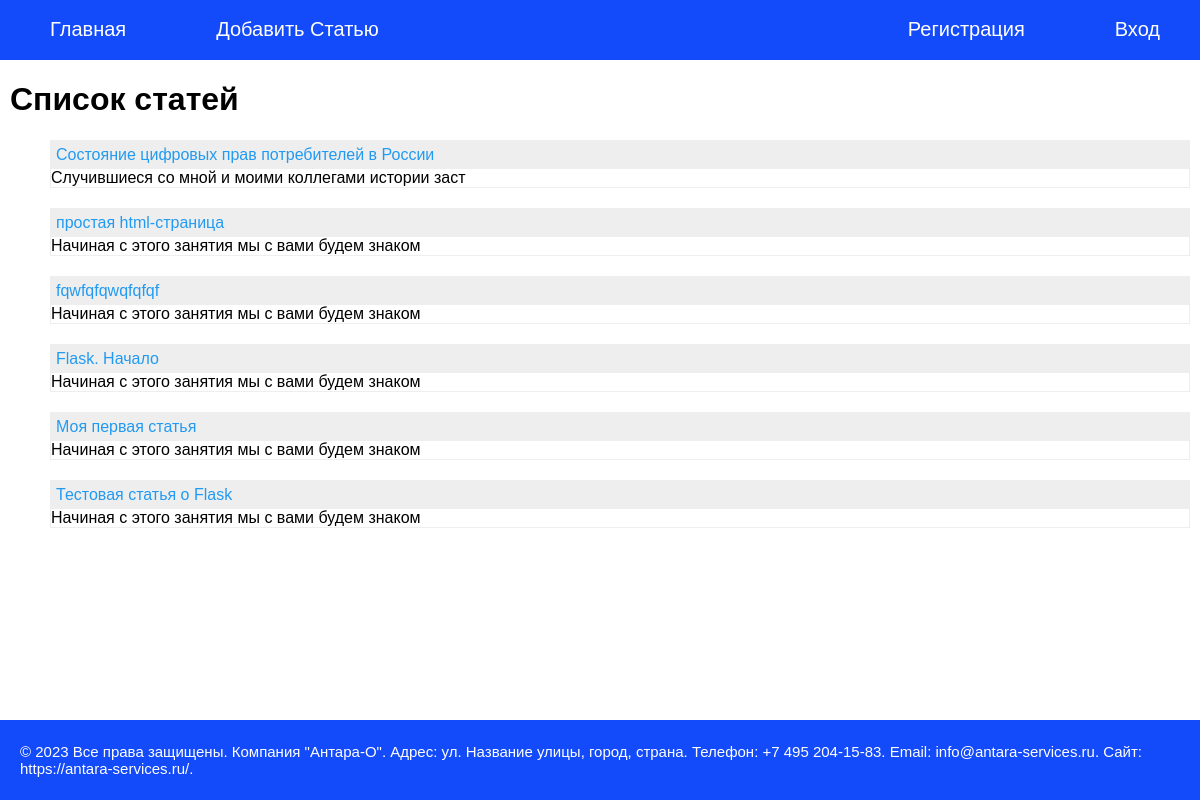
The page / on the database its author committed.
### tables this page shows
CREATE TABLE mainmenu(
id integer PRIMARY KEY AUTOINCREMENT,
title text NOT NULL,
url text NOT NULL
);

CREATE TABLE posts (
id integer PRIMARY KEY AUTOINCREMENT,
title text NOT NULL,
text text NOT NULL,
url text NOT NULL,
date text NOT NULL
);

### app.py (the view)
@app.route("/")
def index():
    return render_template(
        "index.html", title="Список статей",
        menu=g.database.get_menu([1, 2]),
        login=g.database.get_menu([3, 4]),
        logout=g.database.get_menu([5, 6]),
        posts=g.database.get_all_post()
    )

### DatabaseMainMenu.py (called while the page is built)
    def get_menu(self, index_list: List[int]) -> List:
        try:
            get_page_title_data = f"""SELECT * FROM mainmenu WHERE id BETWEEN {index_list[0]} AND {index_list[1]}"""
            self.__cur.execute(get_page_title_data)
            res = self.__cur.fetchall()
            if res:
                return res
        except sqlite3.Error as e:
            print(f"Ошибки чтения из БД: {e}")
        return []

    def get_all_post(self):
        try:
            receive_request_all_posts = "SELECT title, text, url FROM POSTS"
            self.__cur.execute(receive_request_all_posts)
            result = self.__cur.fetchall()
            if result:
                return result
        except sqlite3.Error as e:
            print(f"Ошибки получения всех статей: {e}")
        return []

### app.py (called while the page is built)
def connect_db():
    conn = sq.connect(app.config["DATABASE"])
    conn.row_factory = sq.Row
    return conn

def get_db():
    if not hasattr(g, "link_db"):
        g.link_db = connect_db()
    return g.link_db

@app.before_request
def accessing_the_database():
    g.db = get_db()
    g.database = FDatabase(g.db)

### templates/index.html (shortened to what this page needs)
<!DOCTYPE html>
<html>
<head>
<link type="text/css" href="{{ url_for('static', filename='css/styles.css') }}" rel="stylesheet" />
</head>
<body>
{% block content -%}
	{%- block mainmenu -%}
<ul class="mainmenu">
	{% for m in menu -%}
<li><a href="{{m.url}}">{{m.title}}</a></li>
	{% endfor -%}
	{% if not current_user.is_authenticated %}
	{% for n in login -%}
<li class="log"><a href="{{n.url}}">{{n.title}}</a></li>
	{% endfor -%}
	{% else %}
	{% for l in logout -%}
<li class="log"><a href="{{l.url}}">{{l.title}}</a></li>
	{% endfor -%}
	{% endif -%}
</ul>
	{% endblock mainmenu -%}
<div class="content">
	{% if title -%}
<h1>{{title}}</h1>
	{% else %}
<h1>Про Flask</h1>
	{% endif -%}
	<ul class="list-posts">
		{% for p in posts %}
		<li>
			<p class="title"><a href="{{ url_for('show_post',  alias=p['url'])}}">{{p["title"]}}</a></p>
			<p class="announce">{{p["text"][:50] | striptags}}</p>
		</li>
		{% endfor %}
	</ul>
{% endblock -%}
</div>
</body>
<div class="footer">
	<span class="text_for_footer">© 2023 Все права защищены. Компания "Антара-О".
		Адрес: ул. Название улицы, город, страна. Телефон: +7 495 204-15-83. Email: info@antara-services.ru. Сайт: https://antara-services.ru/.</span>
</div>
</html>

### static/css/styles.css (style rules this page uses)
html, body { font-family: 'Arial'; margin: 0; padding: 0; height: 100%; width: 100%; }
a { color: #229af1; text-decoration: none; }
ul.mainmenu { list-style: none; background: #134afa; height: 60px; margin: 0; padding: 0; font-size: 20px; overflow : hidden; }
ul.mainmenu li { float: left; margin: 18px 40px 0 50px; }
ul.mainmenu li a { color: #ffffff; text-decoration: none; }
ul.mainmenu li.log { float: right; margin: 18px 40px 0 50px; }
ul.mainmenu li.log a { color: #ffffff; text-decoration: none; }
div.content { margin: 10px; }
.footer { display: flex; align-items: center; position: absolute; background: #134afa; position: absolute; left: 0; bottom: 0; width: 100%; height: 80px; }
.text_for_footer { color: #ffffff; font-family: 'Arial'; font-size: 15px; padding: 10px 20px; }
ul.list-posts { list-style: none; margin: 0; padding: 0 max-width: 600px; }
ul.list-posts li { margin: 20px 0 0 0; border: 1px solid #eee; }
ul.list-posts .title { margin: 0; padding: 5px; background: #eee; }
ul.list-posts .announce { margin: 0; padding: 10px, 5px, 10px, 5px; }

### rows shown on the page
mainmenu: title "Главная"
mainmenu: title "Добавить Статью"
mainmenu: title "Вход"
mainmenu: title "Регистрация"
posts: title "Состояние цифровых прав потребителей в России", text "Случившиеся со мной и моими коллегами истории заст"
posts: title "простая html-страница", text "Начиная с этого занятия мы с вами будем знаком"
posts: title "fqwfqfqwqfqfqf", text "Начиная с этого занятия мы с вами будем знаком"
posts: title "Flask. Начало", text "Начиная с этого занятия мы с вами будем знаком"
posts: title "Моя первая статья", text "Начиная с этого занятия мы с вами будем знаком"
posts: title "Тестовая статья о Flask", text "Начиная с этого занятия мы с вами будем знаком"

### other values the page prints
{{ title }} "Список статей"
